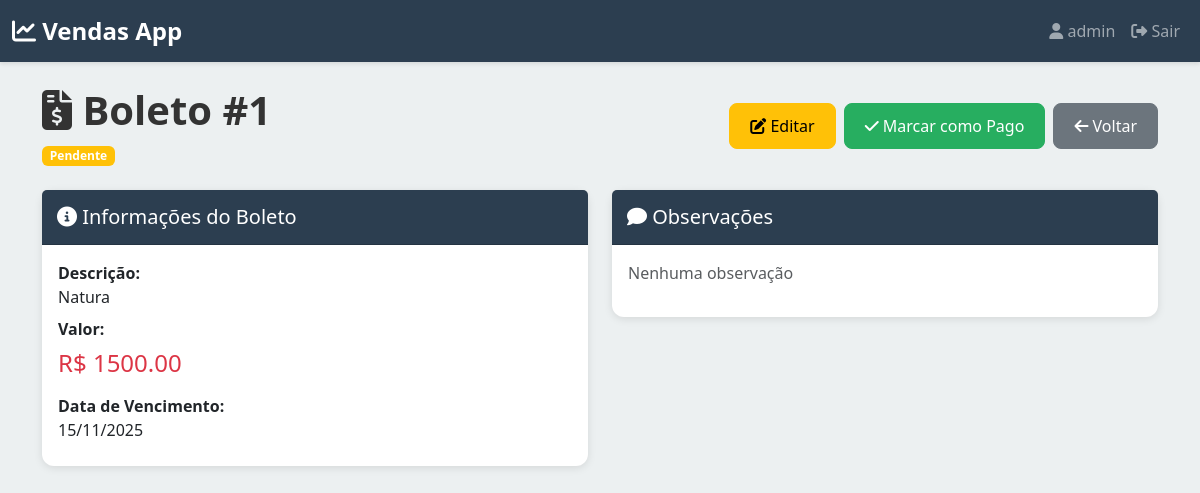
/contas-pagar/1/ (signed in), run on the app's committed database.
### vendas/models.py (models this page shows, shortened)
class AccountsPayable(models.Model):
    STATUS_CHOICES = [
        ('pendente', 'Pendente'),
        ('vencido', 'Vencido'),
        ('pago', 'Pago'),
    ]
    usuario = models.ForeignKey(
        User,
        on_delete=models.CASCADE,
        related_name='contas_pagar',
        help_text="Usuário proprietário"
    )
    descricao = models.CharField(
        max_length=300,
        help_text="Descrição do boleto/pagamento"
    )
    valor = models.DecimalField(
        max_digits=12,
        decimal_places=2,
        help_text="Valor a pagar"
    )
    data_vencimento = models.DateField(
        help_text="Data de vencimento"
    )
    data_pagamento = models.DateField(
        blank=True,
        null=True,
        help_text="Data do pagamento (preenchido quando pago)"
    )
    status = models.CharField(
        max_length=20,
        choices=STATUS_CHOICES,
        default='pendente',
        help_text="Status da conta"
    )
    observacoes = models.TextField(
        blank=True,
        null=True,
        help_text="Observações"
    )
    criado_em = models.DateTimeField(auto_now_add=True)
    class Meta:
        verbose_name = "Conta a Pagar"
        verbose_name_plural = "Contas a Pagar"
        ordering = ['data_vencimento']
    def atualizar_status(self):
        if self.status == 'pago':
            return
        hoje = timezone.now().date()
        if self.data_vencimento < hoje:
            self.status = 'vencido'
        else:
            self.status = 'pendente'
        self.save()

### vendas/views.py (the view)
# urls.py: path('contas-pagar/<int:pk>/', views.conta_pagar_detail, name='conta_pagar_detail'),
@login_required(login_url='vendas:login')
def conta_pagar_detail(request, pk):
    usuario = request.user
    try:
        conta = AccountsPayable.objects.get(pk=pk, usuario=usuario)
    except AccountsPayable.DoesNotExist:
        messages.error(request, 'Conta a pagar não encontrada!')
        return redirect('vendas:contas_pagar_list')
    conta.atualizar_status()
    contexto = {
        'conta': conta,
    }
    return render(request, 'vendas/contas_pagar/detail.html', contexto)

### templates/vendas/contas_pagar/detail.html (shortened to what this page needs)
{% extends 'base.html' %}
{% block content %}
<div class="row mt-4">
    <div class="col-12 mb-4">
        <div class="d-flex justify-content-between align-items-center">
            <div>
                <h1 class="fw-bold">
                    <i class="fas fa-file-invoice-dollar"></i> Boleto #{{ conta.id }}
                </h1>
                {% if conta.status == 'pago' %}
                    <span class="badge bg-success">Pago</span>
                {% elif conta.status == 'vencido' %}
                    <span class="badge bg-danger">Vencido</span>
                {% else %}
                    <span class="badge bg-warning">Pendente</span>
                {% endif %}
            </div>
            <div class="d-flex gap-2">
                <a href="{% url 'vendas:conta_pagar_edit' conta.pk %}" class="btn btn-warning">
                    <i class="fas fa-edit"></i> Editar
                </a>
                {% if conta.status != 'pago' %}
                <a href="{% url 'vendas:conta_pagar_marcar_pago' conta.pk %}" class="btn btn-success">
                    <i class="fas fa-check"></i> Marcar como Pago
                </a>
                {% else %}
                <a href="{% url 'vendas:conta_pagar_marcar_nao_pago' conta.pk %}" class="btn btn-warning">
                    <i class="fas fa-undo"></i> Marcar como Não Pago
                </a>
                {% endif %}
                <a href="{% url 'vendas:contas_pagar_list' %}" class="btn btn-secondary">
                    <i class="fas fa-arrow-left"></i> Voltar
                </a>
            </div>
        </div>
    </div>
</div>
<div class="row">
    <div class="col-12 col-md-6">
        <div class="card">
            <div class="card-header">
                <h5 class="mb-0">
                    <i class="fas fa-info-circle"></i> Informações do Boleto
                </h5>
            </div>
            <div class="card-body">
                <p class="mb-2">
                    <strong>Descrição:</strong><br>
                    {{ conta.descricao }}
                </p>
                <p class="mb-2">
                    <strong>Valor:</strong><br>
                    <h4 class="text-danger">R$ {{ conta.valor|floatformat:2 }}</h4>
                </p>
                <p class="mb-2">
                    <strong>Data de Vencimento:</strong><br>
                    {{ conta.data_vencimento|date:"d/m/Y" }}
                </p>
            </div>
        </div>
    </div>
    <div class="col-12 col-md-6">
        <div class="card">
            <div class="card-header">
                <h5 class="mb-0">
                    <i class="fas fa-comment"></i> Observações
                </h5>
            </div>
            <div class="card-body">
                {% if conta.observacoes %}
                    {{ conta.observacoes }}
                {% else %}
                    <p class="text-muted">Nenhuma observação</p>
                {% endif %}
            </div>
        </div>
    </div>
</div>
{% endblock %}

### templates/base.html (shortened to what this page needs)
<!DOCTYPE html>
<html lang="pt-BR">
<head>
    <link href="https://cdn.jsdelivr.net/npm/bootstrap@5.3.0/dist/css/bootstrap.min.css" rel="stylesheet">
    <link rel="stylesheet" href="https://cdnjs.cloudflare.com/ajax/libs/font-awesome/6.4.0/css/all.min.css">
</head>
<body>
    {% if user.is_authenticated %}
    <nav class="navbar navbar-expand-lg navbar-dark">
        <div class="container-fluid">
            <a class="navbar-brand" href="{% url 'vendas:home' %}">
                <i class="fas fa-chart-line"></i> Vendas App
            </a>
            <div class="collapse navbar-collapse" id="navbarNav">
                <ul class="navbar-nav ms-auto">
                    <li class="nav-item">
                        <span class="nav-link">
                            <i class="fas fa-user"></i> {{ user.first_name|default:user.username }}
                        </span>
                    </li>
                    <li class="nav-item">
                        <a class="nav-link" href="{% url 'vendas:logout' %}">
                            <i class="fas fa-sign-out-alt"></i> Sair
                        </a>
                    </li>
                </ul>
            </div>
        </div>
    </nav>
    {% endif %}
    <div class="main-container">
        <div class="container">
            {% block content %}{% endblock %}
        </div>
    </div>
</body>
</html>

### templates/base.html (style rules this page uses)
:root { --primary-color: #2c3e50; --secondary-color: #3498db; --success-color: #27ae60; --danger-color: #e74c3c; --warning-color: #f39c12; --light-bg: #ecf0f1; }
* { margin: 0; padding: 0; box-sizing: border-box; }
body { font-family: 'Segoe UI', Tahoma, Geneva, Verdana, sans-serif; background-color: var(--light-bg); color: #333; }
.navbar { background-color: var(--primary-color); box-shadow: 0 2px 4px rgba(0, 0, 0, 0.1); }
.navbar-brand { font-weight: bold; font-size: 1.5rem; }
.main-container { min-height: 100vh; padding-bottom: 80px; }
.card { border: none; border-radius: 12px; box-shadow: 0 2px 8px rgba(0, 0, 0, 0.1); margin-bottom: 20px; }
.card-header { background-color: var(--primary-color); color: white; border-radius: 12px 12px 0 0; padding: 15px; }
.btn { border-radius: 8px; font-weight: 500; padding: 10px 20px; transition: all 0.3s ease; }
.btn-success { background-color: var(--success-color); border-color: var(--success-color); }

### data on the page
AccountsPayable: id "1", descricao "Natura", valor "1500.00", data_vencimento "15/11/2025"

### other printed values
{{ user.first_name|default:user.username }} "admin"
